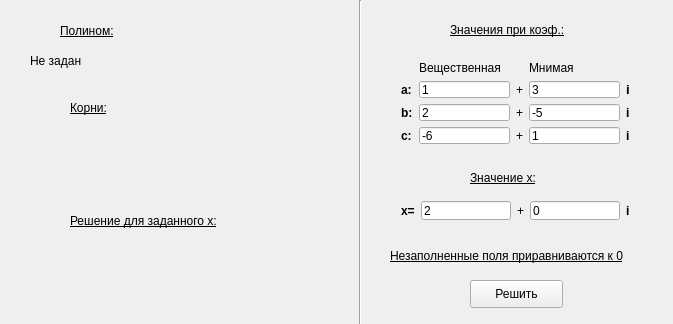
<?xml version="1.0" encoding="UTF-8"?>
<ui version="4.0">
 <class>Widget</class>
 <widget class="QWidget" name="Widget">
  <property name="geometry">
   <rect>
    <x>0</x>
    <y>0</y>
    <width>673</width>
    <height>324</height>
   </rect>
  </property>
  <property name="windowTitle">
   <string>Widget</string>
  </property>
  <widget class="QLabel" name="coefsLabel">
   <property name="geometry">
    <rect>
     <x>450</x>
     <y>20</y>
     <width>161</width>
     <height>20</height>
    </rect>
   </property>
   <property name="font">
    <font>
     <underline>true</underline>
    </font>
   </property>
   <property name="text">
    <string>Значения при коэф.:</string>
   </property>
  </widget>
  <widget class="QWidget" name="gridLayoutWidget">
   <property name="geometry">
    <rect>
     <x>390</x>
     <y>50</y>
     <width>251</width>
     <height>105</height>
    </rect>
   </property>
   <layout class="QGridLayout" name="gridLayout">
    <item row="0" column="3">
     <widget class="QLabel" name="label_5">
      <property name="text">
       <string>Мнимая</string>
      </property>
     </widget>
    </item>
    <item row="2" column="4">
     <widget class="QLabel" name="label_8">
      <property name="font">
       <font>
        <pointsize>9</pointsize>
        <weight>75</weight>
        <bold>true</bold>
       </font>
      </property>
      <property name="text">
       <string>i</string>
      </property>
     </widget>
    </item>
    <item row="1" column="1">
     <widget class="QLineEdit" name="aReEdit">
      <property name="text">
       <string>1</string>
      </property>
     </widget>
    </item>
    <item row="2" column="0">
     <widget class="QLabel" name="label_6">
      <property name="font">
       <font>
        <pointsize>9</pointsize>
        <weight>75</weight>
        <bold>true</bold>
       </font>
      </property>
      <property name="text">
       <string>b:</string>
      </property>
     </widget>
    </item>
    <item row="1" column="2">
     <widget class="QLabel" name="label_2">
      <property name="text">
       <string>+</string>
      </property>
     </widget>
    </item>
    <item row="1" column="3">
     <widget class="QLineEdit" name="aImEdit">
      <property name="text">
       <string>3</string>
      </property>
     </widget>
    </item>
    <item row="1" column="4">
     <widget class="QLabel" name="label_3">
      <property name="font">
       <font>
        <pointsize>10</pointsize>
        <weight>75</weight>
        <bold>true</bold>
       </font>
      </property>
      <property name="text">
       <string>i</string>
      </property>
     </widget>
    </item>
    <item row="0" column="1">
     <widget class="QLabel" name="label_4">
      <property name="text">
       <string>Вещественная</string>
      </property>
     </widget>
    </item>
    <item row="1" column="0">
     <widget class="QLabel" name="label">
      <property name="font">
       <font>
        <pointsize>9</pointsize>
        <weight>75</weight>
        <bold>true</bold>
       </font>
      </property>
      <property name="text">
       <string>a:</string>
      </property>
     </widget>
    </item>
    <item row="2" column="2">
     <widget class="QLabel" name="label_7">
      <property name="text">
       <string>+</string>
      </property>
     </widget>
    </item>
    <item row="3" column="0">
     <widget class="QLabel" name="label_9">
      <property name="font">
       <font>
        <pointsize>9</pointsize>
        <weight>75</weight>
        <bold>true</bold>
       </font>
      </property>
      <property name="text">
       <string>c:</string>
      </property>
     </widget>
    </item>
    <item row="3" column="1">
     <widget class="QLineEdit" name="cReEdit">
      <property name="text">
       <string>-6</string>
      </property>
     </widget>
    </item>
    <item row="2" column="1">
     <widget class="QLineEdit" name="bReEdit">
      <property name="text">
       <string>2</string>
      </property>
     </widget>
    </item>
    <item row="2" column="3">
     <widget class="QLineEdit" name="bImEdit">
      <property name="text">
       <string>-5</string>
      </property>
     </widget>
    </item>
    <item row="3" column="3">
     <widget class="QLineEdit" name="cImEdit">
      <property name="text">
       <string>1</string>
      </property>
     </widget>
    </item>
    <item row="3" column="2">
     <widget class="QLabel" name="label_10">
      <property name="text">
       <string>+</string>
      </property>
     </widget>
    </item>
    <item row="3" column="4">
     <widget class="QLabel" name="label_11">
      <property name="font">
       <font>
        <pointsize>9</pointsize>
        <weight>75</weight>
        <bold>true</bold>
       </font>
      </property>
      <property name="text">
       <string>i</string>
      </property>
     </widget>
    </item>
   </layout>
  </widget>
  <widget class="QLabel" name="label_12">
   <property name="geometry">
    <rect>
     <x>470</x>
     <y>170</y>
     <width>111</width>
     <height>16</height>
    </rect>
   </property>
   <property name="font">
    <font>
     <underline>true</underline>
    </font>
   </property>
   <property name="text">
    <string>Значение х:</string>
   </property>
  </widget>
  <widget class="QWidget" name="horizontalLayoutWidget">
   <property name="geometry">
    <rect>
     <x>390</x>
     <y>190</y>
     <width>251</width>
     <height>41</height>
    </rect>
   </property>
   <layout class="QHBoxLayout" name="horizontalLayout">
    <item>
     <widget class="QLabel" name="label_15">
      <property name="font">
       <font>
        <pointsize>9</pointsize>
        <weight>75</weight>
        <bold>true</bold>
       </font>
      </property>
      <property name="text">
       <string>x=</string>
      </property>
     </widget>
    </item>
    <item>
     <widget class="QLineEdit" name="xReEdit">
      <property name="text">
       <string>2</string>
      </property>
     </widget>
    </item>
    <item>
     <widget class="QLabel" name="label_14">
      <property name="text">
       <string>+</string>
      </property>
     </widget>
    </item>
    <item>
     <widget class="QLineEdit" name="xImEdit">
      <property name="text">
       <string>0</string>
      </property>
     </widget>
    </item>
    <item>
     <widget class="QLabel" name="label_13">
      <property name="font">
       <font>
        <pointsize>9</pointsize>
        <weight>75</weight>
        <bold>true</bold>
       </font>
      </property>
      <property name="text">
       <string>i</string>
      </property>
     </widget>
    </item>
   </layout>
  </widget>
  <widget class="QPushButton" name="solveButton">
   <property name="geometry">
    <rect>
     <x>470</x>
     <y>280</y>
     <width>93</width>
     <height>28</height>
    </rect>
   </property>
   <property name="text">
    <string>Решить</string>
   </property>
  </widget>
  <widget class="Line" name="line">
   <property name="geometry">
    <rect>
     <x>350</x>
     <y>0</y>
     <width>21</width>
     <height>331</height>
    </rect>
   </property>
   <property name="orientation">
    <enum>Qt::Vertical</enum>
   </property>
  </widget>
  <widget class="QLabel" name="label_16">
   <property name="geometry">
    <rect>
     <x>60</x>
     <y>20</y>
     <width>151</width>
     <height>21</height>
    </rect>
   </property>
   <property name="font">
    <font>
     <underline>true</underline>
    </font>
   </property>
   <property name="text">
    <string>Полином:</string>
   </property>
  </widget>
  <widget class="QLabel" name="polynomShowLabel">
   <property name="geometry">
    <rect>
     <x>30</x>
     <y>50</y>
     <width>281</width>
     <height>21</height>
    </rect>
   </property>
   <property name="text">
    <string>Не задан</string>
   </property>
  </widget>
  <widget class="QLabel" name="label_17">
   <property name="geometry">
    <rect>
     <x>70</x>
     <y>100</y>
     <width>55</width>
     <height>16</height>
    </rect>
   </property>
   <property name="font">
    <font>
     <underline>true</underline>
    </font>
   </property>
   <property name="text">
    <string>Корни:</string>
   </property>
  </widget>
  <widget class="QLabel" name="firstRootLabel">
   <property name="geometry">
    <rect>
     <x>30</x>
     <y>130</y>
     <width>251</width>
     <height>21</height>
    </rect>
   </property>
   <property name="text">
    <string/>
   </property>
  </widget>
  <widget class="QLabel" name="secondRootLabel">
   <property name="geometry">
    <rect>
     <x>30</x>
     <y>160</y>
     <width>251</width>
     <height>21</height>
    </rect>
   </property>
   <property name="text">
    <string/>
   </property>
  </widget>
  <widget class="QLabel" name="label_18">
   <property name="geometry">
    <rect>
     <x>70</x>
     <y>210</y>
     <width>161</width>
     <height>21</height>
    </rect>
   </property>
   <property name="font">
    <font>
     <underline>true</underline>
    </font>
   </property>
   <property name="text">
    <string>Решение для заданного х:</string>
   </property>
  </widget>
  <widget class="QLabel" name="solutionLabel">
   <property name="geometry">
    <rect>
     <x>30</x>
     <y>240</y>
     <width>231</width>
     <height>21</height>
    </rect>
   </property>
   <property name="text">
    <string/>
   </property>
  </widget>
  <widget class="QLabel" name="label_20">
   <property name="geometry">
    <rect>
     <x>390</x>
     <y>240</y>
     <width>261</width>
     <height>31</height>
    </rect>
   </property>
   <property name="font">
    <font>
     <underline>true</underline>
    </font>
   </property>
   <property name="text">
    <string>Незаполненные поля приравниваются к 0</string>
   </property>
  </widget>
 </widget>
 <layoutdefault spacing="6" margin="11"/>
 <resources/>
 <connections/>
</ui>
